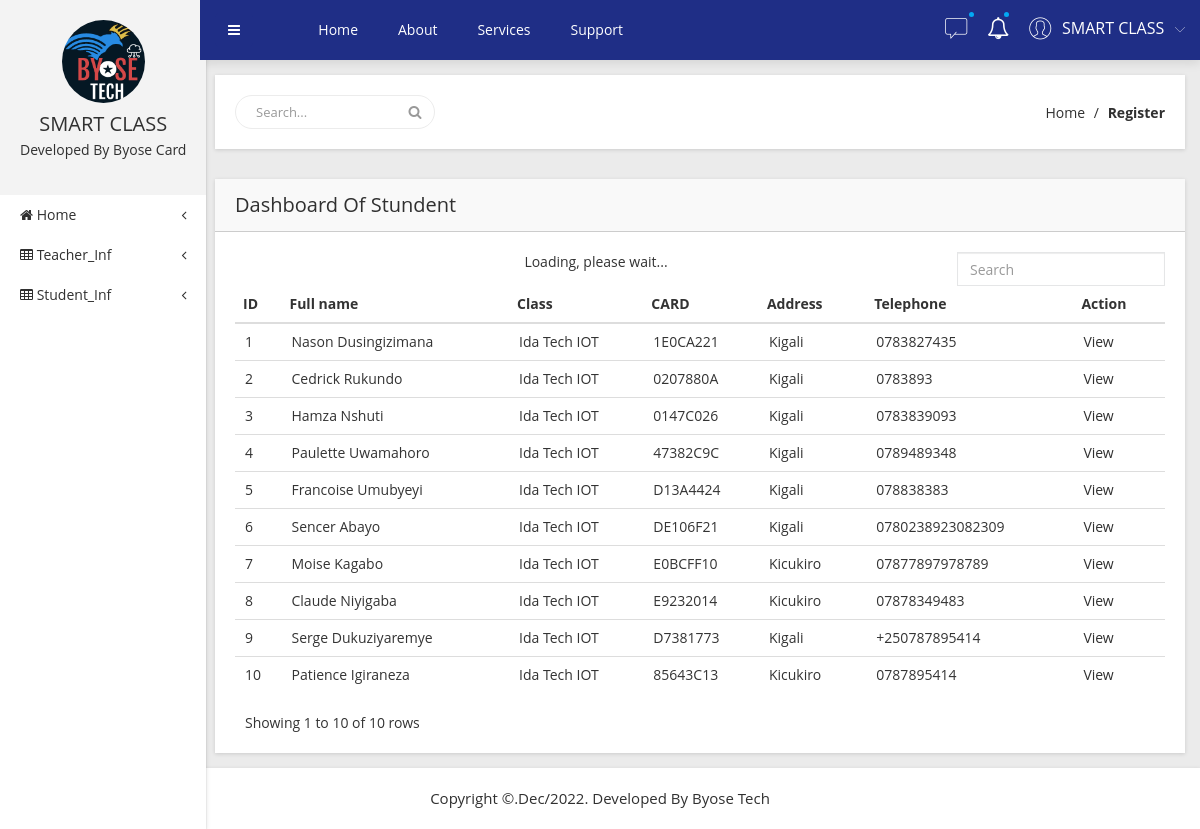
The page / on the database its author committed.
### indexapp/models.py (models this page shows, shortened)
class Student(models.Model):
    class_name = models.ForeignKey(OurClass, null=False, on_delete=models.CASCADE, default=1)
    user_type = models.CharField(default='user', max_length=24, choices=user_types)
    card_id = models.CharField(max_length=100, null=True, unique=True)
    fullname = models.CharField(null=False, max_length=40)
    address = models.CharField(null=False, max_length=40)
    telephone = models.CharField(null=False, max_length=20)
    balance = models.FloatField(default=0)

class OurClass(models.Model):
    class_id = models.OneToOneField(User, null=False, on_delete=models.CASCADE)
    school = models.ForeignKey(School, null=False, on_delete=models.CASCADE)
    identifier = models.CharField(null=False, unique=True, max_length=40)
    name = models.CharField(null=False, max_length=40)
    class_tel = models.CharField(null=False, max_length=20)
    def __str__(self):
        return self.name

### indexapp/views.py (the view)
# urls.py: path('', views.index),
def index(request):
    data = Student.objects.all().order_by('-id')
    context = {'datas': data}
    return render(request,'index.html', context)

### indexapp/templates/index.html (shortened to what this page needs)
{% load static %}
<!DOCTYPE html>
<html lang="en">
    <head>
        <link rel="stylesheet" href="{% static 'css/bootstrap.min.css' %}" />
        <link rel="stylesheet" href="{% static 'css/font-awesome.min.css' %}" />
        <link rel="stylesheet" href="{% static 'css/adminpro-custon-icon.css' %}" />
        <link rel="stylesheet" href="{% static 'css/meanmenu.min.css' %}" />
        <link rel="stylesheet" href="{% static 'css/jquery.mCustomScrollbar.min.css' %}" />
        <link rel="stylesheet" href="{% static 'css/animate.css' %}" />
        <link rel="stylesheet" href="{% static 'css/normalize.css' %}" />
        <link rel="stylesheet" href="{% static 'css/form.css' %}" />
        <link rel="stylesheet" href="{% static 'style.css' %}" />
        <link rel="stylesheet" href="{% static 'css/responsive.css' %}" />
    </head>
<body class="materialdesign">
    <div class="wrapper-pro">
        <div class="left-sidebar-pro">
            <nav id="sidebar">
                <div class="sidebar-header">
                    <a href="#"><img src="img/message/logo.png" alt="" />
                    </a>
                    <h3>SMART CLASS</h3>
                    <p>Developed By Byose Card </p>
                </div>
                <div class="left-custom-menu-adp-wrap">
                    <ul class="nav navbar-nav left-sidebar-menu-pro">
                        <li class="nav-item">
                            <a href="#" data-toggle="dropdown" role="button" aria-expanded="false"
                                class="nav-link dropdown-toggle"><i class="fa big-icon fa-home"></i> <span
                                    class="mini-dn">Home</span> <span class="indicator-right-menu mini-dn"><i
                                        class="fa indicator-mn fa-angle-left"></i></span></a>
                        </li>
                        <li class="nav-item"><a href="#" data-toggle="dropdown" role="button" aria-expanded="false"
                                class="nav-link dropdown-toggle"><i class="fa big-icon fa-table"></i> <span
                                    class="mini-dn">Teacher_Inf</span> <span class="indicator-right-menu mini-dn"><i
                                        class="fa indicator-mn fa-angle-left"></i></span></a>
                        </li>
                        <li class="nav-item"><a href="#" data-toggle="dropdown" role="button" aria-expanded="false"
                                class="nav-link dropdown-toggle"><i class="fa big-icon fa-table"></i> <span
                                    class="mini-dn">Student_Inf</span> <span class="indicator-right-menu mini-dn"><i
                                        class="fa indicator-mn fa-angle-left"></i></span></a>
                        </li>
                    </ul>
                </div>
            </nav>
        </div>
        <div class="content-inner-all">
            <div class="header-top-area">
                <div class="fixed-header-top">
                    <div class="container-fluid">
                        <div class="row">
                            <div class="col-lg-1 col-md-6 col-sm-6 col-xs-12">
                                <button type="button" id="sidebarCollapse"
                                    class="btn bar-button-pro header-drl-controller-btn btn-info navbar-btn">
                                    <i class="fa fa-bars"></i>
                                </button>
                            </div>
                            <div class="col-lg-6 col-md-1 col-sm-1 col-xs-12">
                                <div class="header-top-menu tabl-d-n">
                                    <ul class="nav navbar-nav mai-top-nav">
                                        <li class="nav-item"><a href="index.html" class="nav-link">Home</a>
                                        </li>
                                        <li class="nav-item"><a href="#" class="nav-link">About</a>
                                        </li>
                                        <li class="nav-item"><a href="#" class="nav-link">Services</a>
                                        </li>
                                        <li class="nav-item"><a href="#" class="nav-link">Support</a>
                                        </li>
                                    </ul>
                                </div>
                            </div>
                            <div class="col-lg-5 col-md-5 col-sm-6 col-xs-12">
                                <div class="header-right-info">
                                    <ul class="nav navbar-nav mai-top-nav header-right-menu">
                                        <li class="nav-item dropdown">
                                            <a href="#" data-toggle="dropdown" role="button" aria-expanded="false"
                                                class="nav-link dropdown-toggle"><span
                                                    class="adminpro-icon adminpro-chat-pro"></span><span
                                                    class="indicator-ms"></span></a>
                                        </li>
                                        <li class="nav-item"><a href="#" data-toggle="dropdown" role="button"
                                                aria-expanded="false" class="nav-link dropdown-toggle"><i
                                                    class="fa fa-bell-o" aria-hidden="true"></i><span
                                                    class="indicator-nt"></span></a>
                                        </li>
                                        <li class="nav-item">
                                            <a href="#" data-toggle="dropdown" role="button" aria-expanded="false"
                                                class="nav-link dropdown-toggle">
                                                <span
                                                    class="adminpro-icon adminpro-user-rounded header-riht-inf"></span>
                                                <span class="admin-name">SMART CLASS</span>
                                                <span
                                                    class="author-project-icon adminpro-icon adminpro-down-arrow"></span>
                                            </a>
                                    </ul>
                                </div>
                            </div>
                        </div>
                    </div>
                </div>
            </div>
            <div class="breadcome-area mg-b-30 small-dn">
                <div class="container-fluid">
                    <div class="row">
                        <div class="col-lg-12">
                            <div class="breadcome-list shadow-reset">
                                <div class="row">
                                    <div class="col-lg-6">
                                        <div class="breadcome-heading">
                                            <form role="search" class="">
                                                <input type="text" placeholder="Search..." class="form-control">
                                                <a href=""><i class="fa fa-search"></i></a>
                                            </form>
                                        </div>
                                    </div>
                                    <div class="col-lg-6">
                                        <ul class="breadcome-menu">
                                            <li><a href="#">Home</a> <span class="bread-slash">/</span>
                                            </li>
                                            <li><a href="student_registertion/"><span class="bread-blod">Register</span> </a>
                                            </li>
                                        </ul>
                                    </div>
                                </div>
                            </div>
                        </div>
                    </div>
                </div>
            </div>
            <div class="admin-dashone-data-table-area">
                <div class="container-fluid">
                    <div class="row">
                        <div class="col-lg-12">
                            <div class="sparkline8-list shadow-reset">
                                <div class="sparkline8-hd">
                                    <div class="main-sparkline8-hd">
                                        <h1>Dashboard Of Stundent</h1>
                                    </div>
                                </div>
                                <div class="sparkline8-graph">
                                    <div class="datatable-dashv1-list custom-datatable-overright">
                                        <table id="table" data-toggle="table" data-pagination="true" data-search="true">
                                            <thead>
                                                <tr>
                                                    <th data-field="id">ID</th>
                                                    <th data-field="name" >Full name</th>
                                                    <th data-field="email" >Class</th>
                                                    <th data-field="phone" >CARD</th>
                                                    <th data-field="company" >Address</th>
                                                    <th data-field="date" >Telephone</th>
                                                    <th data-field="price" >Action</th>
                                                </tr>
                                            </thead>
                                            <tbody>
                                                {% for data in datas %}
                                                <tr>
                                                    <td> {{ forloop.counter }} </td>
                                                    <td> {{ data.fullname }} </td>
                                                    <td> {{ data.class_name }} </td>
                                                    <td> {{ data.card_id }} </td>
                                                    <td> {{ data.address }} </td>
                                                    <td> {{ data.telephone }} </td>
                                                        <td> <a href="/view/{{ data.id }}"> View </a></td>
                                                </tr>
                                                {% endfor %}
                                            </tbody>
                                        </table>
                                    </div>
                                </div>
                            </div>
                        </div>
                    </div>
                </div>
            </div>
        </div>
    </div>
    <div class="footer-copyright-area">
        <div class="container-fluid">
            <div class="row">
                <div class="col-lg-12">
                    <div class="footer-copy-right">
                        <p>Copyright &#169;.Dec/2022. Developed By Byose Tech</p>
                    </div>
                </div>
            </div>
        </div>
    </div>
</body>
</html>

### rows shown on the page
Student: fullname "Nason Dusingizimana", class_name "Ida Tech IOT", card_id "1E0CA221", address "Kigali", telephone "0783827435"
Student: fullname "Cedrick Rukundo", class_name "Ida Tech IOT", card_id "0207880A", address "Kigali", telephone "0783893"
Student: fullname "Hamza Nshuti", class_name "Ida Tech IOT", card_id "0147C026", address "Kigali", telephone "0783839093"
Student: fullname "Paulette Uwamahoro", class_name "Ida Tech IOT", card_id "47382C9C", address "Kigali", telephone "0789489348"
Student: fullname "Francoise Umubyeyi", class_name "Ida Tech IOT", card_id "D13A4424", address "Kigali", telephone "078838383"
Student: fullname "Sencer Abayo", class_name "Ida Tech IOT", card_id "DE106F21", address "Kigali", telephone "0780238923082309"
Student: fullname "Moise Kagabo", class_name "Ida Tech IOT", card_id "E0BCFF10", address "Kicukiro", telephone "07877897978789"
Student: fullname "Claude Niyigaba", class_name "Ida Tech IOT", card_id "E9232014", address "Kicukiro", telephone "07878349483"
Student: fullname "Serge Dukuziyaremye", class_name "Ida Tech IOT", card_id "D7381773", address "Kigali", telephone "+250787895414"
Student: fullname "Patience Igiraneza", class_name "Ida Tech IOT", card_id "85643C13", address "Kicukiro", telephone "0787895414"
